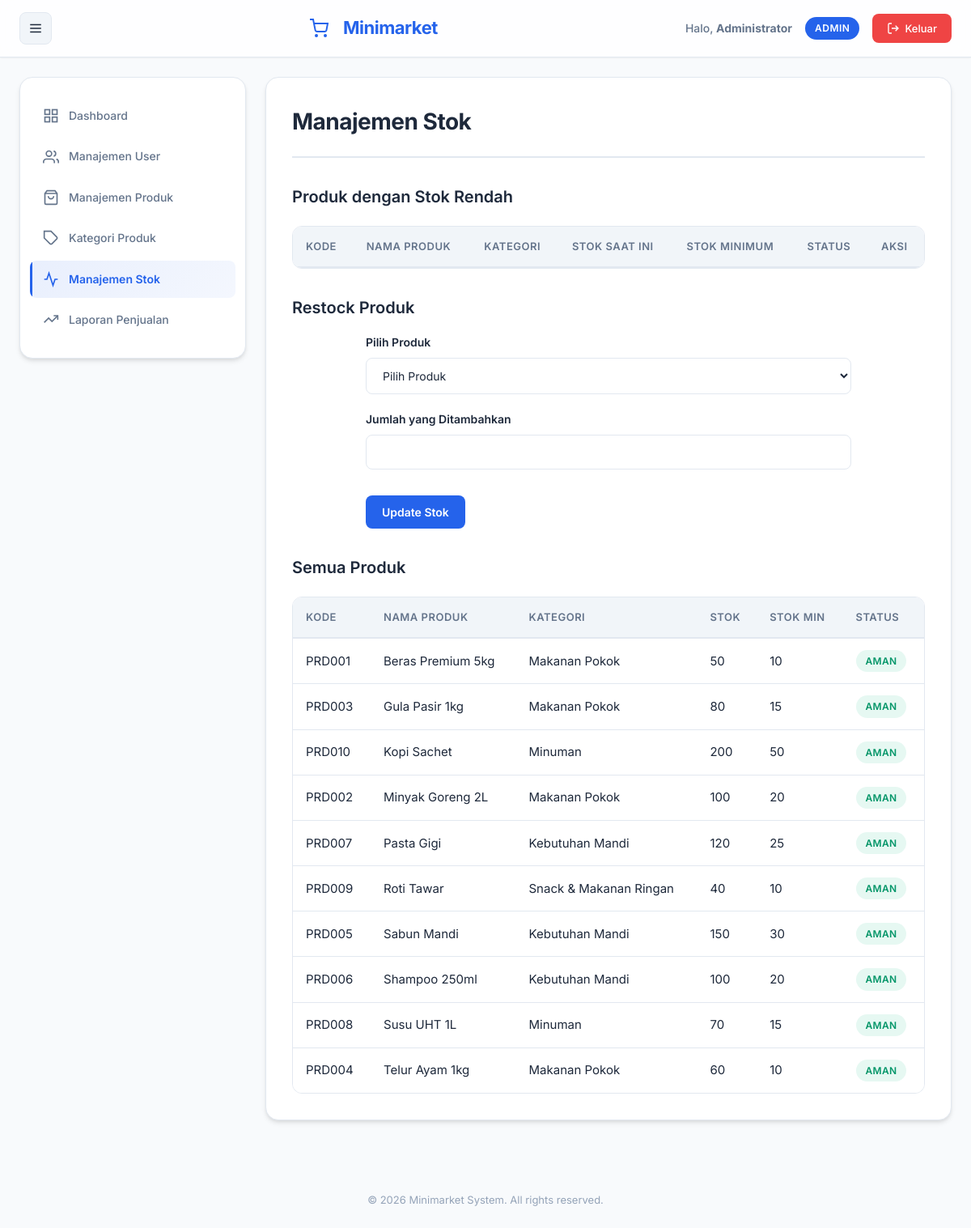
The app's page /admin/stok.php (signed in) with its own data.
### tables this page shows
CREATE TABLE IF NOT EXISTS produk (
    id INT AUTO_INCREMENT PRIMARY KEY,
    kode VARCHAR(50) NOT NULL UNIQUE,
    nama VARCHAR(100) NOT NULL,
    kategori_id INT,
    harga DECIMAL(10,2) NOT NULL,
    stok INT NOT NULL DEFAULT 0,
    stok_min INT NOT NULL DEFAULT 5,
    created_at TIMESTAMP DEFAULT CURRENT_TIMESTAMP,
    updated_at TIMESTAMP DEFAULT CURRENT_TIMESTAMP ON UPDATE CURRENT_TIMESTAMP,
    FOREIGN KEY (kategori_id) REFERENCES kategori(id) ON DELETE SET NULL
);

CREATE TABLE IF NOT EXISTS kategori (
    id INT AUTO_INCREMENT PRIMARY KEY,
    nama VARCHAR(100) NOT NULL UNIQUE,
    deskripsi TEXT,
    created_at TIMESTAMP DEFAULT CURRENT_TIMESTAMP
);

### admin/stok.php (the view, shortened to what this page needs)
<?php
require_once '../includes/header.php';
$produk_list = mysqli_query($koneksi,
    "SELECT p.*, k.nama as kategori_nama
     FROM produk p
     LEFT JOIN kategori k ON p.kategori_id = k.id
     ORDER BY p.nama"
);
?>
            <div class="page-header">
                <h2>Manajemen Stok</h2>
            </div>
            <div class="content-section">
                <h3>Produk dengan Stok Rendah</h3>
                <div class="table-container">
                    <table class="data-table">
                        <thead>
                            <tr>
                                <th>Kode</th>
                                <th>Nama Produk</th>
                                <th>Kategori</th>
                                <th>Stok Saat Ini</th>
                                <th>Stok Minimum</th>
                                <th>Status</th>
                                <th>Aksi</th>
                            </tr>
                        </thead>
                    </table>
                </div>
            </div>
            <div class="content-section" id="restock-form">
                <h3>Restock Produk</h3>
                <div class="form-container">
                    <form method="post" action="">
                        <div class="form-group">
                            <label for="produk_id">Pilih Produk</label>
                            <select id="produk_id" name="produk_id" required>
                                <option value="">Pilih Produk</option>
                                <?php
                                mysqli_data_seek($produk_list, 0);
                                ?>
                            </select>
                        </div>
                        <div class="form-group">
                            <label for="tambah_stok">Jumlah yang Ditambahkan</label>
                            <input type="number" id="tambah_stok" name="tambah_stok" min="1" required>
                        </div>
                        <div class="form-actions">
                            <button type="submit" name="update_stok" class="btn btn-primary">Update Stok</button>
                        </div>
                    </form>
                </div>
            </div>
            <div class="content-section">
                <h3>Semua Produk</h3>
                <div class="table-container">
                    <table class="data-table">
                        <thead>
                            <tr>
                                <th>Kode</th>
                                <th>Nama Produk</th>
                                <th>Kategori</th>
                                <th>Stok</th>
                                <th>Stok Min</th>
                                <th>Status</th>
                            </tr>
                        </thead>
                        <tbody>
                            <?php
                            mysqli_data_seek($produk_list, 0);
                            while ($row = mysqli_fetch_assoc($produk_list)):
                                $status = $row['stok'] <= $row['stok_min'] ? 'badge-error' : 'badge-success';
                                $status_text = $row['stok'] <= $row['stok_min'] ? 'Rendah' : 'Aman';
                            ?>
                            <tr>
                                <td><?php echo htmlspecialchars($row['kode']); ?></td>
                                <td><?php echo htmlspecialchars($row['nama']); ?></td>
                                <td><?php echo htmlspecialchars($row['kategori_nama'] ?? '-'); ?></td>
                                <td><?php echo $row['stok']; ?></td>
                                <td><?php echo $row['stok_min']; ?></td>
                                <td><span class="badge <?php echo $status; ?>"><?php echo $status_text; ?></span></td>
                            </tr>
                            <?php endwhile; ?>
                        </tbody>
                    </table>
                </div>
            </div>
<?php require_once '../includes/footer.php'; ?>

### assets/style.css (style rules this page uses)
* { margin: 0; padding: 0; box-sizing: border-box; }
:root { --primary: #2563eb; --primary-dark: #1e40af; --primary-light: #3b82f6; --secondary: #10b981; --accent: #f59e0b; --danger: #ef4444; --warning: #f59e0b; --success: #10b981; --info: #06b6d4; --bg-primary: #f8fafc; --bg-secondary: #ffffff; --bg-tertiary: #f1f5f9; --text-primary: #1e293b; --text-secondary: #64748b; --text-light: #94a3b8; --border: #e2e8f0; --shadow-sm: 0 1px 2px 0 rgba(0, 0, 0, 0.05); --shadow: 0 4px 6px -1px rgba(0, 0, 0, 0.1), 0 2px 4px -1px rgba(0, 0, 0, 0.06); --shadow-md: 0 10px 15px -3px rgba(0, 0, 0, 0.1), 0 4px 6px -2px rgba(0, 0, 0, 0.05); --shadow-lg: 0 20px 25px -5px rgba(0, 0, 0, 0.1), 0 10px 10px -5px rgba(0, 0, 0, 0.04); --radius: 12px; --radius-sm: 8px; --radius-lg: 16px; }
body { font-family: 'Inter', -apple-system, BlinkMacSystemFont, 'Segoe UI', sans-serif; background: var(--bg-primary); color: var(--text-primary); line-height: 1.6; font-size: 15px; -webkit-font-smoothing: antialiased; -moz-osx-font-smoothing: grayscale; }
.page-header { display: flex; justify-content: space-between; align-items: center; margin-bottom: 32px; padding-bottom: 20px; border-bottom: 2px solid var(--border); }
.page-header h2 { color: var(--text-primary); font-size: 28px; font-weight: 700; letter-spacing: -0.5px; }
.btn { display: inline-flex; align-items: center; justify-content: center; gap: 8px; padding: 10px 20px; border: none; border-radius: var(--radius-sm); text-decoration: none; cursor: pointer; font-size: 14px; font-weight: 600; transition: all 0.2s ease; font-family: inherit; line-height: 1.5; }
.btn-primary { background: var(--primary); color: white; }
.table-container { overflow-x: auto; margin-top: 20px; border-radius: var(--radius); border: 1px solid var(--border); }
.data-table { width: 100%; border-collapse: collapse; background: var(--bg-secondary); }
.data-table thead { background: var(--bg-tertiary); }
.data-table th { padding: 14px 16px; text-align: left; font-weight: 600; font-size: 13px; color: var(--text-secondary); text-transform: uppercase; letter-spacing: 0.5px; border-bottom: 2px solid var(--border); }
.data-table td { padding: 14px 16px; border-bottom: 1px solid var(--border); color: var(--text-primary); }
.data-table tbody tr { transition: background 0.2s ease; }
.data-table tbody tr:last-child td { border-bottom: none; }
.badge { display: inline-block; padding: 4px 12px; border-radius: 20px; font-size: 12px; font-weight: 600; text-transform: uppercase; letter-spacing: 0.3px; }
.badge-success { background: rgba(16, 185, 129, 0.1); color: #059669; }
.form-container { max-width: 600px; margin: 0 auto; }
.form-group { margin-bottom: 20px; }
.form-group label { display: block; margin-bottom: 8px; font-weight: 600; color: var(--text-primary); font-size: 14px; }
.form-group input, .form-group select, .form-group textarea { width: 100%; padding: 12px 16px; border: 1px solid var(--border); border-radius: var(--radius-sm); font-size: 14px; font-family: inherit; transition: all 0.2s ease; background: var(--bg-secondary); color: var(--text-primary); }
.form-actions { display: flex; gap: 12px; margin-top: 32px; }
.content-section { margin-top: 32px; }
.content-section h3 { margin-bottom: 16px; color: var(--text-primary); font-size: 20px; font-weight: 600; }

### records on screen
produk: kode "PRD001", nama "Beras Premium 5kg", kategori.nama "Makanan Pokok", stok "50", stok_min "10", status_text "AMAN"
produk: kode "PRD003", nama "Gula Pasir 1kg", kategori.nama "Makanan Pokok", stok "80", stok_min "15", status_text "AMAN"
produk: kode "PRD010", nama "Kopi Sachet", kategori.nama "Minuman", stok "200", stok_min "50", status_text "AMAN"
produk: kode "PRD002", nama "Minyak Goreng 2L", kategori.nama "Makanan Pokok", stok "100", stok_min "20", status_text "AMAN"
produk: kode "PRD007", nama "Pasta Gigi", kategori.nama "Kebutuhan Mandi", stok "120", stok_min "25", status_text "AMAN"
produk: kode "PRD009", nama "Roti Tawar", kategori.nama "Snack & Makanan Ringan", stok "40", stok_min "10", status_text "AMAN"
produk: kode "PRD005", nama "Sabun Mandi", kategori.nama "Kebutuhan Mandi", stok "150", stok_min "30", status_text "AMAN"
produk: kode "PRD006", nama "Shampoo 250ml", kategori.nama "Kebutuhan Mandi", stok "100", stok_min "20", status_text "AMAN"
produk: kode "PRD008", nama "Susu UHT 1L", kategori.nama "Minuman", stok "70", stok_min "15", status_text "AMAN"
produk: kode "PRD004", nama "Telur Ayam 1kg", kategori.nama "Makanan Pokok", stok "60", stok_min "10", status_text "AMAN"

### other values on screen
$current_nama "Administrator"
$current_role "ADMIN"
